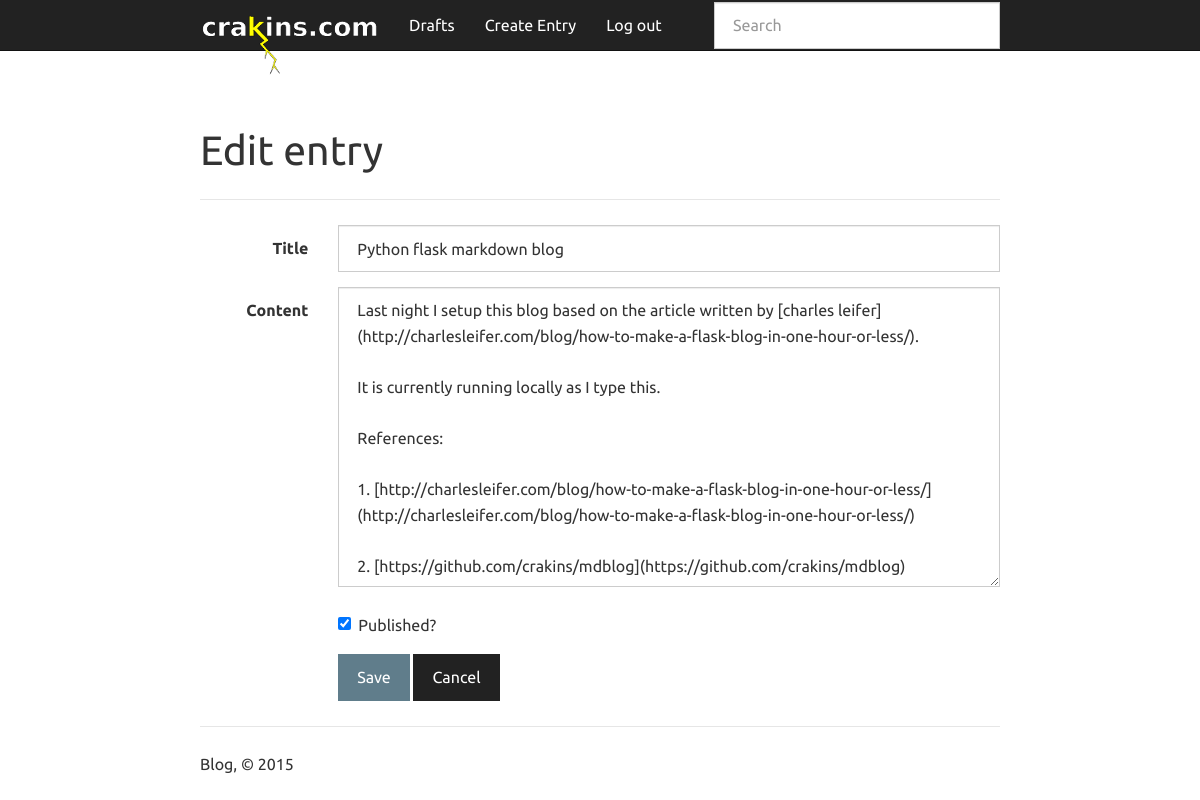
The page /python-flask-markdown-blog/edit/ (signed in) on the database its author committed.
### app.py (models this page shows, shortened)
class Entry(flask_db.Model):
    title = CharField()
    slug = CharField(unique=True)
    content = TextField()
    published = BooleanField(index=True)
    timestamp = DateTimeField(default=datetime.datetime.now, index=True)

### app.py (the view, shortened to what this page needs)
@app.route('/<slug>/edit/', methods=['GET', 'POST'])
@login_required
def edit(slug):
    entry = get_object_or_404(Entry, Entry.slug == slug)
    return render_template('edit.html', entry=entry)

### app.py (called while the page is built)
def login_required(fn):
    @functools.wraps(fn)
    def inner(*args, **kwargs):
        if session.get('logged_in'):
            return fn(*args, **kwargs)
        return redirect(url_for('login', next=request.path))
    return inner

### templates/edit.html (shortened to what this page needs)
{% extends "base.html" %}
{% block content_title %}Edit entry{% endblock %}
{% block content %}
  <form action="{{ url_for('edit', slug=entry.slug) }}" class="form-horizontal" method="post">
    <div class="form-group">
      <label for="title" class="col-sm-2 control-label">Title</label>
      <div class="col-sm-10">
        <input class="form-control" id="title" name="title" type="text" value="{{ request.form.get('title', entry.title) }}">
      </div>
    </div>
    <div class="form-group">
      <label for="Content" class="col-sm-2 control-label">Content</label>
      <div class="col-sm-10">
        <textarea class="form-control" id="content" name="content" style="height: 300px;">{{ request.form.get('content', entry.content) }}</textarea>
      </div>
    </div>
    <div class="form-group">
      <div class="col-sm-offset-2 col-sm-10">
        <div class="checkbox">
          <label>
            <input {% if entry.published %}checked="checked" {% endif %}name="published" type="checkbox" value="y"> Published?
          </label>
        </div>
      </div>
    </div>
    <div class="form-group">
      <div class="col-sm-offset-2 col-sm-10">
        <button class="btn btn-primary" type="submit">Save</button>
        <a class="btn btn-default" href="{{ url_for('index') }}">Cancel</a>
      </div>
    </div>
  </form>
{% endblock %}

### rows shown on the page
Entry: title "Python flask markdown blog", content "Last night I setup this blog based on the article written by [charles leifer](http://charlesleifer.com/blog/how-to-make-a-flask-blog-in-one-hour-or-less/). It is currently running locally as I type this. References: 1. [http://charlesleifer.com/blog/how-to-make-a-flask-blog-in-one-hour-or-less/](http://charlesleifer.com/blog/how-to-make-a-flask-blog-in-one-hour-or-less/) 2. [https://github.com/crakins/mdblog](https://github.com/crakins/mdblog)", published "☑"
